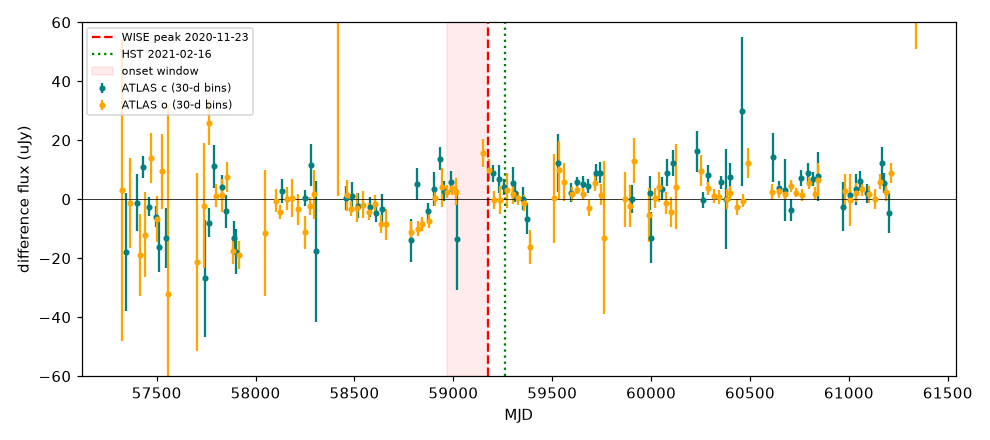

Here is the Python script that generated this plot:
"""ATLAS difference-image forced photometry (task 5280891) at 156.2910 +17.1639: 30-day weighted bins per filter, and
weighted means in windows around the WISE event.

    uv run python -I hunts/H-0012/reviews/ngc3239-check-2026-11-01/atlas_check.py
"""
import io
import json
from pathlib import Path

import matplotlib
matplotlib.use("Agg")
import matplotlib.pyplot as plt
import numpy as np
import pandas as pd

HERE = Path(__file__).resolve().parent
txt = (HERE / "atlas" / "atlas_5280891.txt").read_text()
d = pd.read_csv(io.StringIO(txt.lstrip("#")), sep=r"\s+")
n0 = len(d)
d = d[(d.duJy > 0) & (d.duJy < 150) & (d["chi/N"] < 5) & (d.err == 0) & (d.x > 50) & (d.x < 10510) & (d.y > 50) & (d.y < 10510)]
print("kept", len(d), "of", n0)


def wmean(g):
    w = 1 / g.duJy ** 2
    m = np.sum(w * g.uJy) / np.sum(w)
    e = 1 / np.sqrt(np.sum(w))
    # inflate by reduced chi2 if > 1
    chi = np.sum(w * (g.uJy - m) ** 2) / max(len(g) - 1, 1)
    return m, e * np.sqrt(max(chi, 1)), len(g)


wins = {"baseline 2015.5-2020.3": (57200, 58970), "2020 May-Jun (pre-conjunction, onset window start)": (58970, 59030),
        "2020 Oct 1-Nov 30 (WISE peak 11-23)": (59123, 59183), "2020 Dec-2021 Jan": (59184, 59245),
        "2021 Feb-Mar (HST 02-16)": (59246, 59304), "2021 Apr-Jun": (59305, 59395), "2021 Oct-2022 Jun": (59490, 59760),
        "2022.8-2025": (59850, 61000)}
res = {}
for f in ("c", "o"):
    g = d[d.F == f]
    res[f] = {}
    for k, (a, b) in wins.items():
        s = g[(g.MJD >= a) & (g.MJD < b)]
        if len(s) == 0:
            res[f][k] = None
            continue
        m, e, n = wmean(s)
        lim = m + 3 * e if m > 0 else 3 * e
        res[f][k] = dict(n=int(n), uJy=float(m), err=float(e), lim3_uJy=float(lim), lim3_AB=float(23.9 - 2.5 * np.log10(lim)),
                         mjd_range=[float(s.MJD.min()), float(s.MJD.max())])
    print(f, json.dumps(res[f], indent=1))
# gaps: nightly coverage between 2020-04-01 and 2021-06-30
g = d[(d.MJD > 58940) & (d.MJD < 59400)].sort_values("MJD")
nights = np.unique(np.floor(g.MJD))
gaps = [(float(a), float(b)) for a, b in zip(nights[:-1], nights[1:]) if b - a > 20]
res["gaps_gt20d_2020_2021"] = gaps
print("gaps > 20 d:", gaps)
json.dump(res, open(HERE / "atlas_check.json", "w"), indent=1)
fig, ax = plt.subplots(figsize=(9, 4))
for f, c in (("c", "teal"), ("o", "orange")):
    g = d[d.F == f].copy()
    g["bin"] = (g.MJD // 30).astype(int)
    b = g.groupby("bin").apply(lambda s: pd.Series(dict(zip(("m", "e", "n"), wmean(s)), mjd=s.MJD.mean())), include_groups=False)
    ax.errorbar(b.mjd, b.m, b.e, fmt="o", ms=3, color=c, label=f"ATLAS {f} (30-d bins)")
ax.axvline(59176.4, color="r", ls="--", label="WISE peak 2020-11-23")
ax.axvline(59261.8, color="g", ls=":", label="HST 2021-02-16")
ax.axvspan(58967.3, 59176.4, color="r", alpha=0.08, label="onset window")
ax.axhline(0, color="k", lw=0.5)
ax.set_ylim(-60, 60); ax.set_xlabel("MJD"); ax.set_ylabel("difference flux (uJy)")
ax.legend(fontsize=7); fig.tight_layout(); fig.savefig(HERE / "atlas_check.png", dpi=110)
